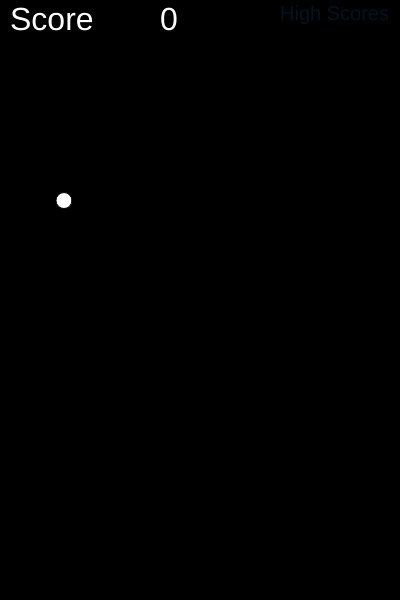
Frame 1 (no input)
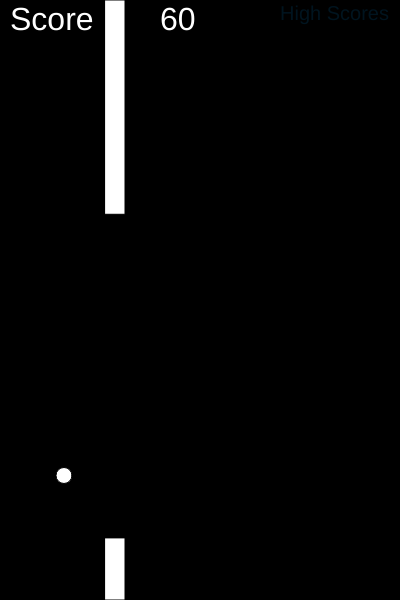
Frame 60 (no input)
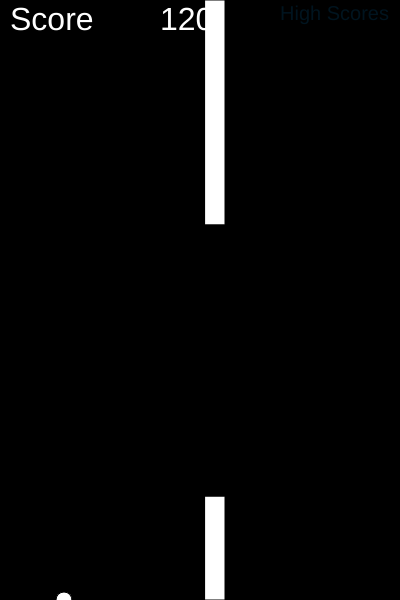
Frame 120 (the mouse pressed at the canvas centre since frame 60)

The p5.js sketch that drew these frames (run headless with seeded random() and noise() and a simulated clock; from frame 60 on, the mouse is pressed at the canvas centre):

// p5.js sketch
// ── sketch.js
var bird; // hold the player object
var pipes = []; // array of Pipe objects

var score = 0;

var gameOver = false;
var setScore = false;
var highscores = [];

function setup(){
    //build the canvas
    createCanvas(400,600);
    //create a new player object
    bird = new Bird();
    //create the first pipe
    pipes.push(new Pipe());


}

function draw(){
    background(0);

    if(!gameOver) {


        //iterate through all pipes backwards to ensure no Pipes are missed
        for (var i = pipes.length - 1; i >= 0; i--) {
            pipes[i].show();
            pipes[i].update();

            if (pipes[i].hits(bird)) {
                gameOver = true;
            }


            //if pipe is off the screen remove it from the array
            if (pipes[i].offscreen()) {
                pipes.splice(i, 1);
            }
        }

        //WRITE FUNCTION TO DETERMINE IF BIRD IS OFF THE SCREEN
        //if(bird.offScreen()){
           // gameOver = true;
       // }

        bird.update();
        bird.show();

        //every x frames create another pipe
        if (frameCount % 80 == 0) {
            pipes.push(new Pipe());
        }

        if (frameCount % 5 == 0) {
            score += 5;
        }

        textSize(32);
        text('Score', 10, 30);
        text(score, 160, 30);
        fill(0, 102, 153, 51);

        highScore();
    }else{
        textSize(32);
        text('Game Over', width/2 -80 , height/2);
        text('Score:' + score, width/2 - 80, height/2 + 40);
        textSize(20);
        text('Press Spacebar to Try Again!', width/2 - 120 , height/2 + 100);
        fill(0, 102, 153, 51);
        if(setScore == false){
            highscores.push(score);
            setScore = true;
        }

        for (var i = pipes.length - 1; i >= 0; i--) {
            pipes.splice(i, 1);
        }
    }


}//draw

function highScore(){
    textSize(20);
    text('High Scores', width -120, 20);
    fill(0, 102, 153, 51);

    var y = 40;
    highscores.sort();
    for (var i = 0; i < highscores.length; i++) {
        text('Score:' + highscores[i], width -120, y);
        fill(0, 102, 153, 51);
        y += 20;
    }
}//highScore

function keyPressed() {
    if(!gameOver){
        if (key == ' '){
            bird.up();
        }
    }else{
        score = 0;
        gameOver = false;
        setScore = false;
        bird.y = height/2 - 100;
        redraw();
    }
}//keyPressed

// ── bird.js
function Bird(){
    this.y = height/2 - 100;
    this.x = 64;

    this.gravity = 0.6;
    this.velocity = 0;
    this.lift = -15;

    this.show = function(){

      //  if(this.offScreen()){
           // fill(255,0,0);
      //  }else{
            fill(255);
      //  }
        ellipse(this.x, this.y, 16, 16);
    }//show

    this.up = function(){
        this.velocity += this.lift;
    }//up

    /*
    this.offScreen = function(){
        if(this.y < 0 || this.y > height){
            return true;
        }else{
            return false;
        }
    }
*/
    this.update = function(){
        this.velocity += this.gravity;
        this.velocity *= 0.9;
        this.y += this.velocity;


        if(this.y > height){
            this.y = height;
            this.velocity =0;
        }

        if(this.y < 0){
            this.y = 0;
            this.velocity =0;
        }
    }//update

}//Bird
// ── pipe.js
function Pipe(){
    this.top = random(height/2);
    this.bottom = random(height/2);
    this.x = width;
    this.w =20;
    this.speed = 5;

    this.highlight = false;

    this.show= function(){
        fill(255);
        if(this.highlight){
            fill(255,0,0);
        }
        rect(this.x, 0, this.w, this.top);
        rect(this.x, height-this.bottom, this.w, this.bottom);
    }//show

    this.update = function(){
        this.x -= this.speed;
    }//update

    this.offscreen = function(){
        if(this.x < -this.w){
            return true;
        }else{
            return false;
        }
    }//offscreen

    this.hits = function(bird){
        if(bird.y < this.top || bird.y > height - this.bottom){
            if(bird.x > this.x && bird.x < this.x + this.w){
                this.highlight = true;
                return true;
            }
        }
        this.highlight = false;
        return false;
    }
}//Pipe
